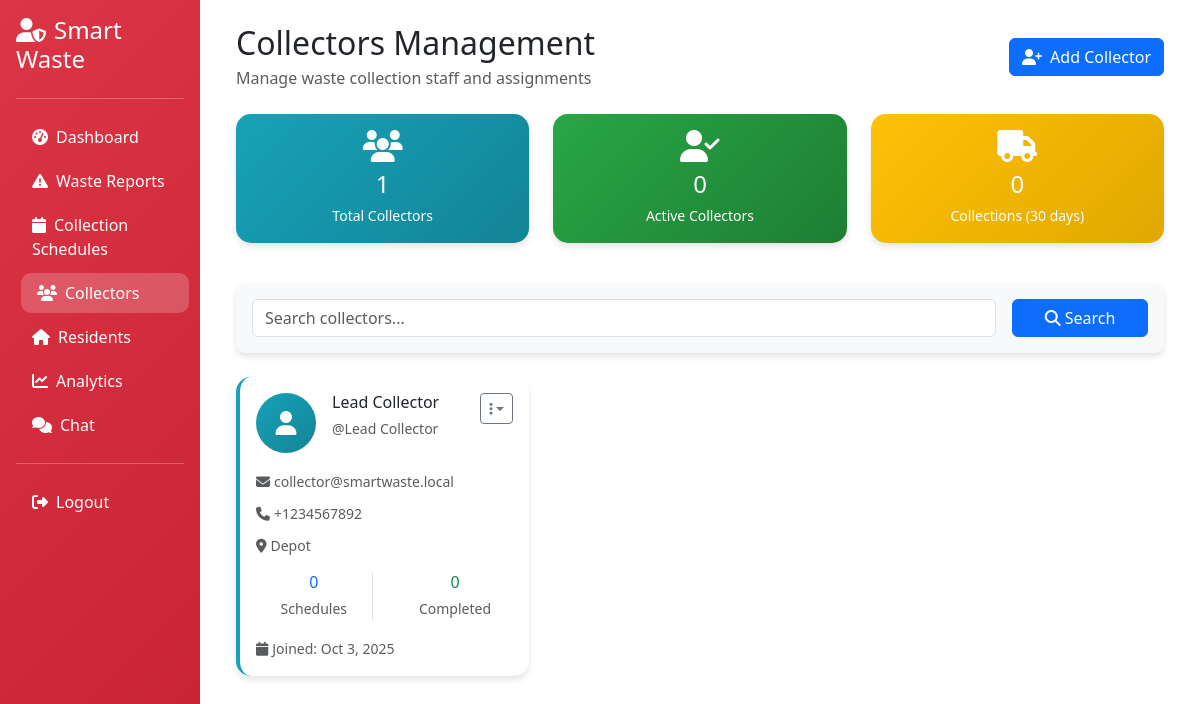
Screenshot of /dashboard/admin/collectors.php (signed in) with the database file from the repository.
### tables this page shows
CREATE TABLE users (
    id INT UNSIGNED NOT NULL AUTO_INCREMENT,
    username VARCHAR(100) NOT NULL,
    first_name VARCHAR(100) NOT NULL,
    middle_name VARCHAR(100) NULL,
    last_name VARCHAR(100) NOT NULL,
    email VARCHAR(190) NOT NULL,
    password VARCHAR(255) NOT NULL,
    role VARCHAR(20) NOT NULL DEFAULT 'resident',  
    address VARCHAR(255) NOT NULL,
    phone VARCHAR(20) NULL,
    profile_image VARCHAR(255) NULL,
    eco_points INT DEFAULT 0,
    email_verified_at DATETIME NULL,
    created_at TIMESTAMP NOT NULL DEFAULT CURRENT_TIMESTAMP,
    updated_at TIMESTAMP NOT NULL DEFAULT CURRENT_TIMESTAMP ON UPDATE CURRENT_TIMESTAMP,
    PRIMARY KEY (id),
    UNIQUE KEY uq_users_email (email),
    UNIQUE KEY uq_users_username (username)
);

### config/config.php (called while the page is built, shortened)
<?php
function e(string $value): string {
	return htmlspecialchars($value, ENT_QUOTES, 'UTF-8');
}
function format_ph_date($date_string, $format = 'M j, Y g:i A'): string {
	$date = new DateTime($date_string);
	$date->setTimezone(new DateTimeZone('Asia/Manila'));
	return $date->format($format);
}
?>

### dashboard/admin/collectors.php (the view, shortened to what this page needs)
<?php
require_once '../../config/config.php';
$user_id = $_SESSION['user_id'] ?? null;
$stmt = $conn->prepare("SELECT * FROM users WHERE id = ?");
$stmt->bind_param("i", $user_id);
$stmt->execute();
$user = $stmt->get_result()->fetch_assoc();
$page = $_GET['page'] ?? 1;
$limit = 15;
$offset = ($page - 1) * $limit;
$search = $_GET['search'] ?? '';
$where_conditions = ["role = 'collector'"];
$params = [];
$param_types = "";
$where_clause = implode(" AND ", $where_conditions);
$sql = "SELECT u.*, COUNT(cs.id) as assigned_schedules, COUNT(ch.id) as completed_collections FROM users u LEFT JOIN collection_schedules cs ON u.id = cs.assigned_collector LEFT JOIN collection_history ch ON u.id = ch.collector_id AND ch.status = 'completed' WHERE {$where_clause} GROUP BY u.id ORDER BY u.first_name, u.last_name LIMIT ? OFFSET ?";
$params[] = $limit; $params[] = $offset; $param_types .= "ii";
$stmt = $conn->prepare($sql);
$stmt->bind_param($param_types, ...$params);
$stmt->execute();
$collectors = $stmt->get_result();
$stmt = $conn->prepare("SELECT COUNT(*) as total_collectors FROM users WHERE role = 'collector'");
$stmt->execute();
$total_collectors_count = $stmt->get_result()->fetch_assoc()['total_collectors'];
$stmt = $conn->prepare("SELECT COUNT(*) as active_collectors FROM users u JOIN collection_schedules cs ON u.id = cs.assigned_collector WHERE u.role = 'collector' AND cs.status = 'active'");
$stmt->execute();
$active_collectors = $stmt->get_result()->fetch_assoc()['active_collectors'];
$stmt = $conn->prepare("SELECT COUNT(*) as total_collections FROM collection_history ch JOIN users u ON ch.collector_id = u.id WHERE u.role = 'collector' AND DATE(ch.collection_date) >= DATE_SUB(CURDATE(), INTERVAL 30 DAY)");
$stmt->execute();
$total_collections = $stmt->get_result()->fetch_assoc()['total_collections'];
?>
<!DOCTYPE html>
<html lang="en">
<head>
	<link href="https://cdn.jsdelivr.net/npm/bootstrap@5.3.0/dist/css/bootstrap.min.css" rel="stylesheet">
	<link rel="stylesheet" href="https://cdnjs.cloudflare.com/ajax/libs/font-awesome/6.4.0/css/all.min.css">
</head>
<body>
	<div class="container-fluid">
		<div class="row">
			<div class="col-md-3 col-lg-2 sidebar text-white p-0">
				<div class="p-3">
					<h4 class="mb-4"><i class="fas fa-user-shield me-2"></i><?php echo APP_NAME; ?></h4>
					<hr class="bg-white">
					<nav class="nav flex-column">
						<a class="nav-link text-white" href="index.php"><i class="fas fa-tachometer-alt me-2"></i>Dashboard</a>
						<a class="nav-link text-white" href="reports.php"><i class="fas fa-exclamation-triangle me-2"></i>Waste Reports</a>
						<a class="nav-link text-white" href="schedules.php"><i class="fas fa-calendar me-2"></i>Collection Schedules</a>
						<a class="nav-link text-white active" href="collectors.php"><i class="fas fa-users me-2"></i>Collectors</a>
						<a class="nav-link text-white" href="residents.php"><i class="fas fa-home me-2"></i>Residents</a>
						<a class="nav-link text-white" href="analytics.php"><i class="fas fa-chart-line me-2"></i>Analytics</a>
						<a class="nav-link text-white" href="chat.php"><i class="fas fa-comments me-2"></i>Chat</a>
						<hr class="bg-white">
						<a class="nav-link text-white" href="../../logout.php"><i class="fas fa-sign-out-alt me-2"></i>Logout</a>
					</nav>
				</div>
			</div>
			<div class="col-md-9 col-lg-10">
				<div class="p-4">
					<div class="d-flex justify-content-between align-items-center mb-4">
						<div>
							<h2 class="mb-1">Collectors Management</h2>
							<p class="text-muted mb-0">Manage waste collection staff and assignments</p>
						</div>
						<div>
							<button class="btn btn-primary" data-bs-toggle="modal" data-bs-target="#addCollectorModal"><i class="fas fa-user-plus me-2"></i>Add Collector</button>
						</div>
					</div>
					<div class="row mb-4">
						<div class="col-md-4 mb-3"><div class="card stat-card"><div class="card-body text-center"><i class="fas fa-users fa-2x mb-2"></i><h4 class="mb-1"><?php echo $total_collectors_count; ?></h4><small>Total Collectors</small></div></div></div>
						<div class="col-md-4 mb-3"><div class="card stat-card success"><div class="card-body text-center"><i class="fas fa-user-check fa-2x mb-2"></i><h4 class="mb-1"><?php echo $active_collectors; ?></h4><small>Active Collectors</small></div></div></div>
						<div class="col-md-4 mb-3"><div class="card stat-card warning"><div class="card-body text-center"><i class="fas fa-truck fa-2x mb-2"></i><h4 class="mb-1"><?php echo $total_collections; ?></h4><small>Collections (30 days)</small></div></div></div>
					</div>
					<div class="card filter-card mb-4"><div class="card-body"><form method="GET" class="row g-3"><div class="col-md-10"><input type="text" class="form-control" name="search" placeholder="Search collectors..." value="<?php echo e($search); ?>"></div><div class="col-md-2"><button type="submit" class="btn btn-primary w-100"><i class="fas fa-search me-1"></i>Search</button></div></form></div></div>
					<div class="row">
						<?php if ($collectors->num_rows > 0): ?>
							<?php while ($collector = $collectors->fetch_assoc()): ?>
								<div class="col-md-6 col-lg-4 mb-4"><div class="card collector-card"><div class="card-body"><div class="d-flex align-items-start mb-3"><div class="collector-avatar me-3"><i class="fas fa-user"></i></div><div class="flex-grow-1"><h6 class="mb-1"><?php echo e($collector['first_name'] . ' ' . $collector['last_name']); ?></h6><small class="text-muted">@<?php echo e($collector['username']); ?></small></div><div class="dropdown"><button class="btn btn-sm btn-outline-secondary dropdown-toggle" data-bs-toggle="dropdown"><i class="fas fa-ellipsis-v"></i></button><ul class="dropdown-menu"><li><a class="dropdown-item" href="#" onclick="editCollector(<?php echo $collector['id']; ?>)"><i class="fas fa-edit me-2"></i>Edit</a></li><li><a class="dropdown-item text-danger" href="#" onclick="deleteCollector(<?php echo $collector['id']; ?>)"><i class="fas fa-trash me-2"></i>Delete</a></li></ul></div></div><div class="mb-2"><small class="text-muted"><i class="fas fa-envelope me-1"></i><?php echo e($collector['email']); ?></small></div><?php if ($collector['phone']): ?><div class="mb-2"><small class="text-muted"><i class="fas fa-phone me-1"></i><?php echo e($collector['phone']); ?></small></div><?php endif; ?><div class="mb-3"><small class="text-muted"><i class="fas fa-map-marker-alt me-1"></i><?php echo e($collector['address']); ?></small></div><div class="row text-center"><div class="col-6"><div class="border-end"><h6 class="mb-1 text-primary"><?php echo $collector['assigned_schedules']; ?></h6><small class="text-muted">Schedules</small></div></div><div class="col-6"><h6 class="mb-1 text-success"><?php echo $collector['completed_collections']; ?></h6><small class="text-muted">Completed</small></div></div><div class="mt-3"><small class="text-muted"><i class="fas fa-calendar me-1"></i>Joined: <?php echo format_ph_date($collector['created_at'], 'M j, Y'); ?></small></div></div></div></div>
							<?php endwhile; ?>
						<?php endif; ?>
					</div>
				</div>
			</div>
		</div>
	</div>
</body>
</html>

### dashboard/admin/collectors.php (style rules this page uses)
.sidebar { min-height: 100vh; background: linear-gradient(135deg, #dc3545 0%, #c82333 100%); }
.card { border: none; border-radius: 15px; box-shadow: 0 4px 6px rgba(0,0,0,0.1); }
.nav-link { border-radius: 10px; margin: 2px 0; transition: all 0.3s; }
.nav-link:hover, .nav-link.active { background-color: rgba(255,255,255,0.2); transform: translateX(5px); }
.collector-card { border-left: 4px solid #17a2b8; transition: transform 0.2s; }
.filter-card { background: #f8f9fa; border-radius: 10px; }
.stat-card { background: linear-gradient(135deg, #17a2b8 0%, #138496 100%); color: white; }
.stat-card.success { background: linear-gradient(135deg, #28a745 0%, #1e7e34 100%); }
.stat-card.warning { background: linear-gradient(135deg, #ffc107 0%, #e0a800 100%); }
.collector-avatar { width: 60px; height: 60px; border-radius: 50%; background: linear-gradient(135deg, #17a2b8 0%, #138496 100%); display: flex; align-items: center; justify-content: center; color: white; font-size: 1.5rem; }

### rows the page displays
users: first_name+last_name "Lead Collector", username "Lead Collector", email "collector@smartwaste.local", phone "+1234567892", address "Depot", assigned_schedules "0", completed_collections "0", created_at "Oct 3, 2025"

### other values shown
APP_NAME "Smart Waste"
$total_collectors_count "1"
$active_collectors "0"
$total_collections "0"
